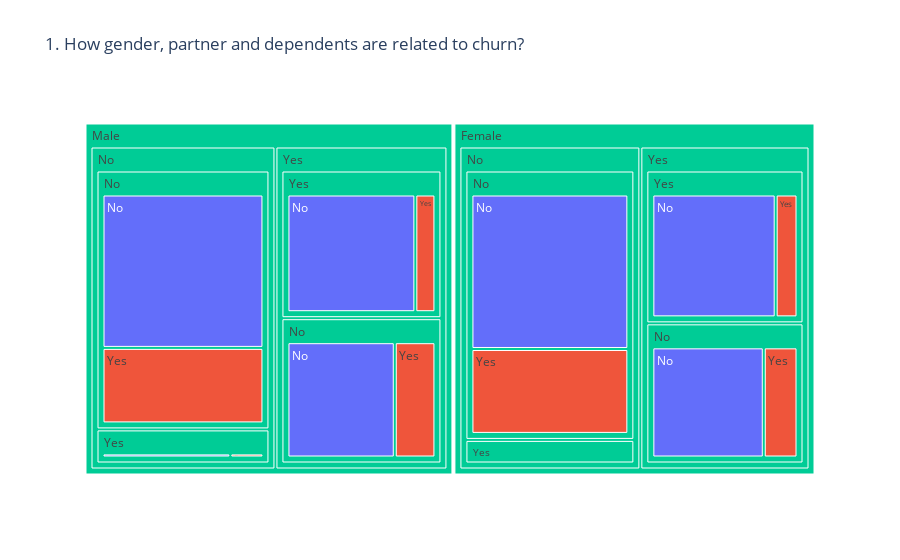

Notebook cell for this chart:
### Markdown cell above
### 1. How gender, partner and dependents are related to churn?

### Code cell
fig = px.treemap(df1.groupby(['gender', 'Partner', 'Dependents', 'Churn']).size().reset_index(name='Count'), 
                 path=['gender', 'Partner', 'Dependents', 'Churn'], values='Count', color='Churn', 
                 title='1. How gender, partner and dependents are related to churn?')

fig.show()

### Figure 1 — Plotly figure (JSON) as saved in the notebook; plotly's stock layout.template omitted (floating-point values rounded to 4 significant figures)
{"data": [{"branchvalues": "total", "customdata": [["No"], ["No"], ["No"], ["No"], ["Yes"], ["Yes"], ["Yes"], ["Yes"], ["No"], ["No"], ["No"], ["No"], ["Yes"], ["Yes"], ["Yes"], ["Yes"], ["(?)"], ["(?)"], ["(?)"], ["(?)"], ["(?)"], ["(?)"], ["(?)"], ["(?)"], ["(?)"], ["(?)"], ["(?)"], ["(?)"], ["(?)"], ["(?)"]], "domain": {"x": [0, 1], "y": [0, 1]}, "hovertemplate": "labels=%{label}<br>Count=%{value}<br>parent=%{parent}<br>id=%{id}<br>Churn=%{customdata[0]}<extra></extra>", "ids": ["Female/No/No/No", "Female/Yes/No/No", "Female/No/Yes/No", "Female/Yes/Yes/No", "Female/No/No/Yes", "Female/Yes/No/Yes", "Female/No/Yes/Yes", "Female/Yes/Yes/Yes", "Male/No/No/No", "Male/Yes/No/No", "Male/No/Yes/No", "Male/Yes/Yes/No", "Male/No/No/Yes", "Male/Yes/No/Yes", "Male/No/Yes/Yes", "Male/Yes/Yes/Yes", "Female/No/No", "Male/No/No", "Female/Yes/No", "Male/Yes/No", "Female/No/Yes", "Male/No/Yes", "Female/Yes/Yes", "Male/Yes/Yes", "Female/No", "Male/No", "Female/Yes", "Male/Yes", "Female", "Male"], "labels": ["No", "No", "No", "No", "Yes", "Yes", "Yes", "Yes", "No", "No", "No", "No", "Yes", "Yes", "Yes", "Yes", "No", "No", "No", "No", "Yes", "Yes", "Yes", "Yes", "No", "No", "Yes", "Yes", "Female", "Male"], "marker": {"colors": ["#636efa", "#636efa", "#636efa", "#636efa", "#EF553B", "#EF553B", "#EF553B", "#EF553B", "#636efa", "#636efa", "#636efa", "#636efa", "#EF553B", "#EF553B", "#EF553B", "#EF553B", "#00cc96", "#00cc96", "#00cc96", "#00cc96", "#00cc96", "#00cc96", "#00cc96", "#00cc96", "#00cc96", "#00cc96", "#00cc96", "#00cc96", "#00cc96", "#00cc96"]}, "name": "", "parents": ["Female/No/No", "Female/Yes/No", "Female/No/Yes", "Female/Yes/Yes", "Female/No/No", "Female/Yes/No", "Female/No/Yes", "Female/Yes/Yes", "Male/No/No", "Male/Yes/No", "Male/No/Yes", "Male/Yes/Yes", "Male/No/No", "Male/Yes/No", "Male/No/Yes", "Male/Yes/Yes", "Female/No", "Male/No", "Female/Yes", "Male/Yes", "Female/No", "Male/No", "Female/Yes", "Male/Yes", "Female", "Male", "Female", "Male", "", ""], "type": "treemap", "values": [1068, 618, 112, 746, 587, 187, 33, 132, 1089, 615, 170, 745, 536, 233, 44, 117, 1655, 1625, 805, 848, 145, 214, 878, 862, 1800, 1839, 1683, 1710, 3483, 3549]}], "layout": {"legend": {"tracegroupgap": 0}, "title": {"text": "1. How gender, partner and dependents are related to churn?"}}}
